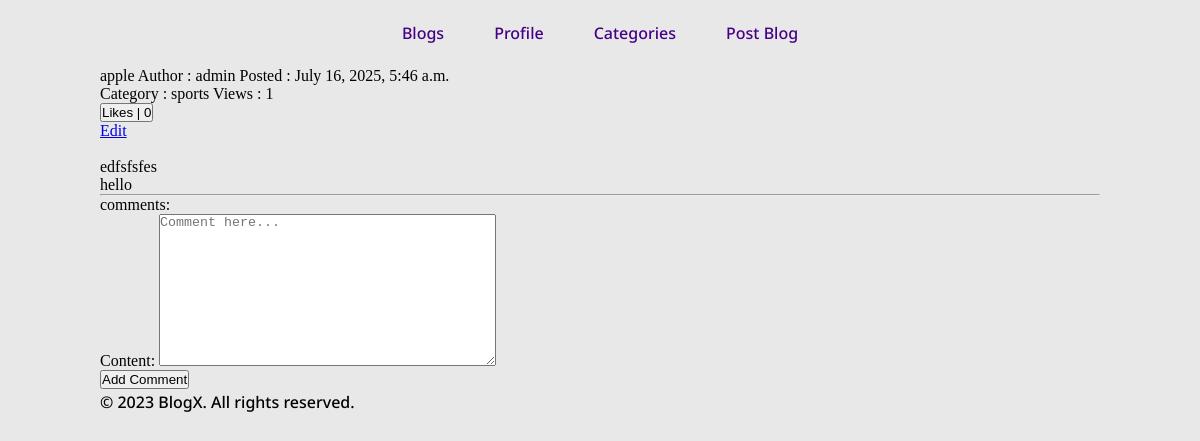
/blog/4/ (signed in), run on an earlier commit of the app's database.
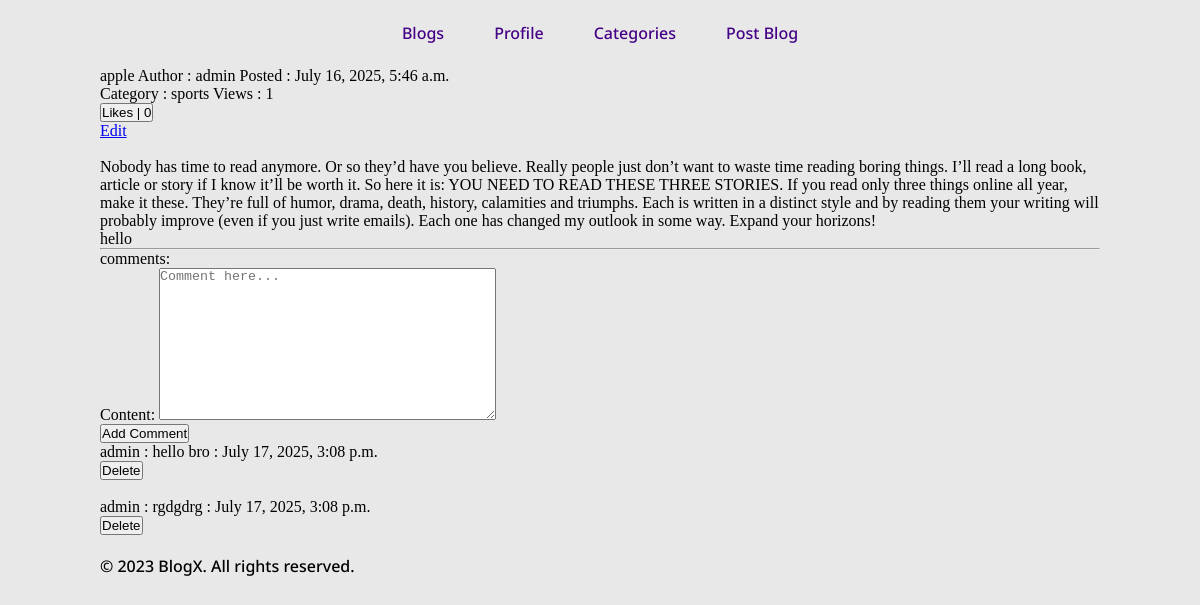
And on a later commit of the database.
### blog/models.py (models this page shows, shortened)
class BlogPost(models.Model):
    CATEGORY_CHOICES = [
        ('technology', 'Technology'),
        ('sports', 'Sports'),
        ('health', 'Health'),
        ('travel', 'Travel'),
        ('food', 'Food'),
        ('entertainment', 'Entertainment'),
        ('education', 'Education'),
        ('business', 'Business'),
        ('lifestyle', 'Lifestyle'),
        ('news', 'News'),
        ('gaming', 'Gaming'),
        ('other', 'Other'),
    ]
    title = models.CharField(max_length=200)
    content = models.TextField()
    author = models.ForeignKey(User, on_delete=models.CASCADE)
    created_at = models.DateTimeField(auto_now_add=True)
    views = models.ManyToManyField(User, related_name='views', blank=True)
    likes = models.ManyToManyField(User, related_name='liked_posts', blank=True)
    tags = models.CharField(max_length=100, blank=True, null=True)
    category = models.CharField(max_length=100, blank=True,  choices= CATEGORY_CHOICES)
    @property
    def like_count(self):
        return self.likes.count()
    @property
    def view_count(self):
        return self.views.count()
    class Meta:
        ordering = ['-created_at']
        verbose_name = 'Blog Post'
        verbose_name_plural = 'Blog Posts'

class Comment(models.Model):
    post = models.ForeignKey(BlogPost, on_delete=models.CASCADE, related_name='comments')
    commentor = models.ForeignKey(User, on_delete=models.CASCADE)
    content = models.TextField()
    created_at = models.DateTimeField(auto_now_add=True)
    class Meta:
        ordering = ['-created_at']
        verbose_name = 'Comment'
        verbose_name_plural = 'Comments'

### blog/views.py (the view)
# urls.py: path("<int:id>/",views.blog_details,name = "blog_details"),
def blog_details(request,id):
    blog = BlogPost.objects.get(id = id)
    comments = blog.comments.all()
    if request.user.is_authenticated:
        blog.views.add(request.user)
    else:
        return redirect("members:login")
    if request.method == "POST":
        if "like_this" in request.POST:
            if request.user not in blog.likes.all():
                blog.likes.add(request.user)
            else:
                blog.likes.remove(request.user)
            return redirect("blog:blog_details", id=blog.id)
        if "delete_comment" in request.POST:
            comment_id = request.POST.get("delete_comment")
            try:
                comment = comments.get(id=comment_id)
                if request.user == comment.commentor:
                    comment.delete()
            except:
                pass
            return redirect("blog:blog_details", id=blog.id)
        form = CommentForm(request.POST)
        if form.is_valid():
            comment = form.save(commit=False)
            comment.post = blog
            comment.commentor = request.user
            comment.save()
            return redirect("blog:blog_details", id=blog.id)
    else:
        form = CommentForm()
    context = {
        "blog": blog,
        "comment_form": form,
        "comments": comments,
    }
    return render(request,"blog_details.html",context)

### blog/forms.py
class CommentForm(forms.ModelForm):
    class Meta:
        model = Comment
        fields = ['content']
        widgets = {
            'content': forms.Textarea(attrs={'placeholder': 'Comment here...'}),
        }

### blog/templates/blog_details.html (shortened to what this page needs)
{% extends "base.html" %}
{% block content %}
{{blog.title}}
Author : {{blog.author}}
Posted : {{blog.created_at}}
<br>
Category : {{blog.category}}
Views : {{blog.view_count}}
<form action="" method="post">
        <button name = "like_this" type="submit">Likes | {{blog.like_count}}</button>
</form>
{% if user == blog.author %}
<a href="{% url 'blog:edit_blog' blog.id %}">Edit</a>
{% endif %}
<br>
<br>
{{blog.content}}
<br>
{{blog.tags}}
<hr>
comments:
<form action="" method="post">
    {{ comment_form.as_p }}
    <button type="submit">Add Comment</button>
</form>
{% for comment in comments%}
    {{comment.commentor}} : {{comment.content}} : {{comment.created_at}}
    {% if user == comment.commentor %}
        <form action="" method ="post">
            <button type="submit" name="delete_comment" value="{{ comment.id }}">Delete</button>
        </form>
    {% endif %}
    <br>
{%endfor%}
{% endblock %}

What changed in the data, as far as the page shows it:
changed BlogPost "apple": content "edfsfsfes" → "Nobody has time to read anymore. Or so they’d have you believe. Really people just don’t want to waste time reading boring things. I’ll read a long book, article or story if I know it’ll be worth it. So here it is: YOU NEED TO READ THESE THREE STORIES. If you read only three things online all year, make it these. They’re full of humor, drama, death, history, calamities and triumphs. Each is written in a distinct style and by reading them your writing will probably improve (even if you just write emails). Each one has changed my outlook in some way. Expand your horizons!"
added Comment: commentor "admin", content "hello bro", created_at "July 17, 2025, 3:08 p.m.", {{ comment.id }} 2 (drawn)
added Comment: commentor "admin", content "rgdgdrg", created_at "July 17, 2025, 3:08 p.m.", {{ comment.id }} 1 (drawn)
